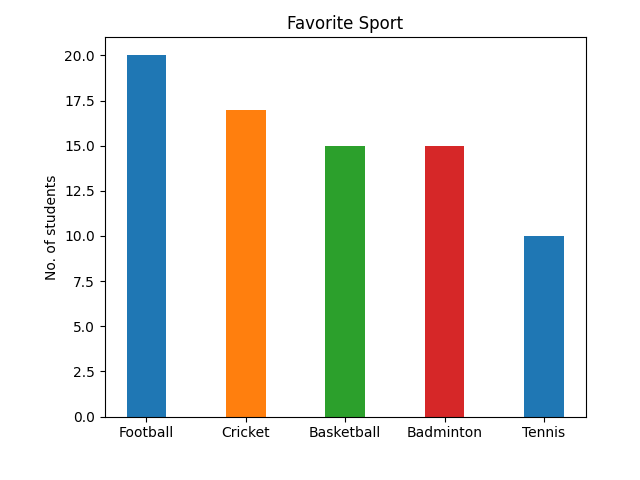

Generate this figure with Python:
import numpy as np
import matplotlib.pyplot as plt
 
  
# creating the dataset
data = {'Football':20, 'Cricket':17, 'Basketball':15,
        'Badminton':15, 'Tennis':10}
courses = list(data.keys())
values = list(data.values())
  
fig = plt.figure()
#fig = plt.figure(figsize = (10, 5))
 
# creating the bar plot
#plt.bar(courses, values, color ='maroon')
plt.bar(courses, values, color=['C0', 'C1', 'C2', 'C3'],        width = 0.4)
 
plt.xlabel("")
plt.ylabel("No. of students")
plt.title("Favorite Sport")
plt.tight_layout()
plt.show()
fig.savefig('VerBar.png', format='png',bbox_inches='tight',dpi=300)
